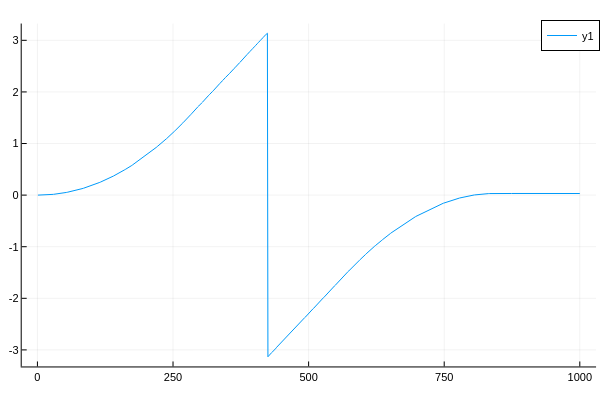

Notebook code cell kept with this figure:
### Code cell
plot(Δθ_soln)

### Figure 1 — Plotly figure (JSON) as saved in the notebook; plotly's stock layout.template omitted (floating-point values rounded to 4 significant figures; data arrays with more than 128 entries replaced by an {"elided": "..."} marker saying what was removed)
{"data": [{"colorbar": {"len": 0.9525, "title": "", "x": 0.9934, "y": 0.5139}, "legendgroup": "y1", "line": {"color": "rgba(0, 154, 250, 1.000)", "dash": "solid", "shape": "linear", "width": 1}, "mode": "lines", "name": "y1", "showlegend": true, "type": "scatter", "x": {"elided": "1000 int values"}, "xaxis": "x", "y": {"elided": "1000 float values"}, "yaxis": "y", "zmax": null, "zmin": null}], "layout": {"annotations": [], "height": 400, "legend": {"bgcolor": "rgba(255, 255, 255, 1.000)", "bordercolor": "rgba(0, 0, 0, 1.000)", "borderwidth": 1, "font": {"color": "rgba(0, 0, 0, 1.000)", "family": "sans-serif", "size": 11}, "title": {"font": {"color": "rgba(0, 0, 0, 1.000)", "family": "sans-serif", "size": 15}, "text": ""}, "tracegroupgap": 0, "traceorder": "normal", "x": 1, "xanchor": "auto", "y": 1, "yanchor": "auto"}, "margin": {"b": 20, "l": 0, "r": 0, "t": 20}, "paper_bgcolor": "rgba(255, 255, 255, 1.000)", "plot_bgcolor": "rgba(255, 255, 255, 1.000)", "showlegend": true, "width": 600, "xaxis": {"anchor": "y", "domain": [0.03619, 0.9934], "gridcolor": "rgba(0, 0, 0, 0.100)", "gridwidth": 0.5, "linecolor": "rgba(0, 0, 0, 1.000)", "mirror": false, "range": [-28.97, 1030.0], "showgrid": true, "showline": true, "showticklabels": true, "tickangle": 0, "tickcolor": "rgb(0, 0, 0)", "tickfont": {"color": "rgba(0, 0, 0, 1.000)", "family": "sans-serif", "size": 11}, "tickmode": "array", "ticks": "inside", "ticktext": ["0", "250", "500", "750", "1000"], "tickvals": [0, 250, 500, 750, 1000], "title": "", "titlefont": {"color": "rgba(0, 0, 0, 1.000)", "family": "sans-serif", "size": 15}, "type": "-", "visible": true, "zeroline": false, "zerolinecolor": "rgba(0, 0, 0, 1.000)"}, "yaxis": {"anchor": "x", "domain": [0.03762, 0.9902], "gridcolor": "rgba(0, 0, 0, 0.100)", "gridwidth": 0.5, "linecolor": "rgba(0, 0, 0, 1.000)", "mirror": false, "range": [-3.321, 3.325], "showgrid": true, "showline": true, "showticklabels": true, "tickangle": 0, "tickcolor": "rgb(0, 0, 0)", "tickfont": {"color": "rgba(0, 0, 0, 1.000)", "family": "sans-serif", "size": 11}, "tickmode": "array", "ticks": "inside", "ticktext": ["-3", "-2", "-1", "0", "1", "2", "3"], "tickvals": [-3, -2, -1, 0, 1, 2, 3], "title": "", "titlefont": {"color": "rgba(0, 0, 0, 1.000)", "family": "sans-serif", "size": 15}, "type": "-", "visible": true, "zeroline": false, "zerolinecolor": "rgba(0, 0, 0, 1.000)"}}}
